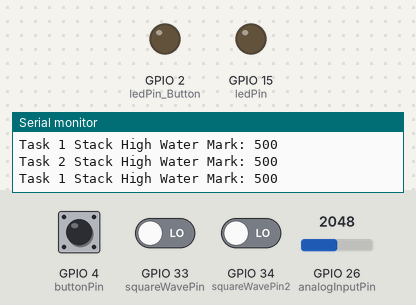
This sketch was run on a simulated ESP32. Parts: output pins drawn as LEDs (lit = HIGH), the last lines printed to the serial monitor. The test bench sets the inputs (shaded band); at power-on: GPIO 4 (buttonPin) HIGH, GPIO 26 (analogInputPin) = 2048, GPIO 33 (squareWavePin) LOW, GPIO 34 (squareWavePin2) LOW. Pins used as bus, display or sensor lines are not drawn.

Above: at 1.2 s.
1.3 s: GPIO 4 (buttonPin) pulled LOW for 0.15 s
At 2.7 s:
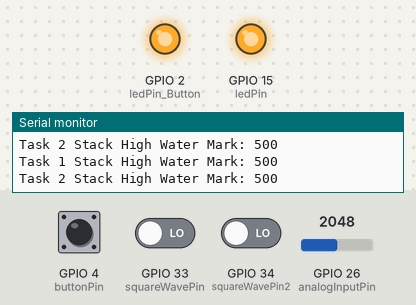
3.0 s: GPIO 26 (analogInputPin) set to 2005
At 3.8 s:
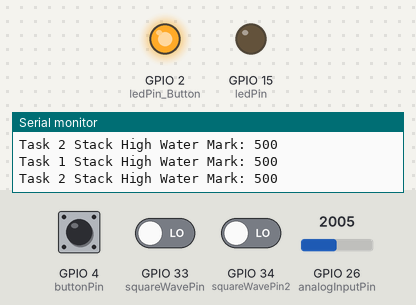
4.6 s: GPIO 26 (analogInputPin) set to 2866
At 5.1 s:
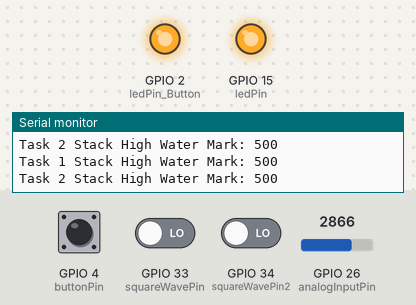
7.6 s: GPIO 4 (buttonPin) pulled LOW for 1 s
At 8.4 s:
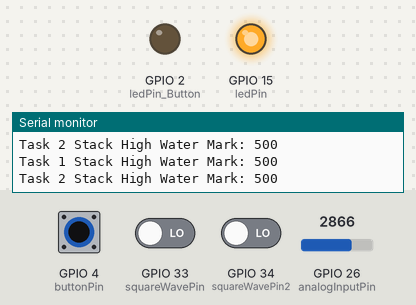
11.6 s: GPIO 26 (analogInputPin) set to 2047
At 14.1 s:
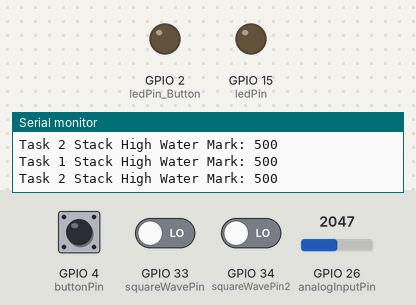
14.4 s: GPIO 4 (buttonPin) driven LOW and GPIO 33 (squareWavePin) driven HIGH
At 16.0 s:
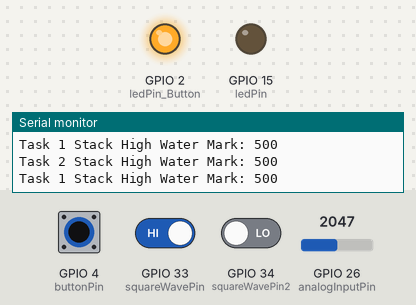
Timing chart, 0 to 17.5 s (numbered marks = the images above; inputs shaded):
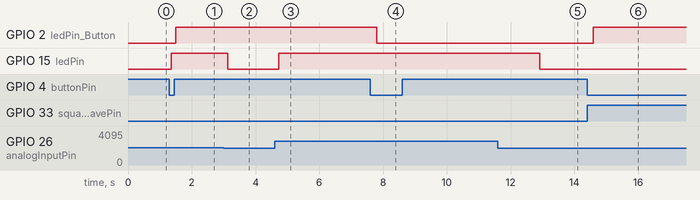

Measured:
- the behaviour switches between 2048 and 2047 on GPIO 26 (analogInputPin) (found by bisection; images 1 and 2)
- after the input at 1.3 s, GPIO 2 (ledPin_Button): LOW → HIGH after 0.20 s
- after the input at 3.0 s, GPIO 15 (ledPin): HIGH → LOW after 0.13 s
- after the input at 4.6 s, GPIO 15 (ledPin): LOW → HIGH after 0.13 s
- after the input at 7.6 s, GPIO 2 (ledPin_Button): HIGH → LOW after 0.19 s
- after the input at 11.6 s, GPIO 15 (ledPin): HIGH → LOW after 1.3 s
- after the input at 14.4 s, GPIO 2 (ledPin_Button): LOW → HIGH after 0.19 s

The sketch:

Code_Edition2.ino
```cpp
#include <Arduino.h>


// -----------------------Task1 -----------------------------------------
const int digitalSignalPin = 21; // Function1 Change this to the correct pin

// '''
// Perhaps a hardware timer can better solve Task1 tasks without consuming CPU
// '''

// -----------------------Task2-----------------------------------------
const int squareWavePin = 33; // GPIO pin for square wave input signal

// volatule: Their values need to be re-read from memory each time they are accessed, rather than using cached values.
volatile unsigned long firstEdgeTime = 0;
volatile unsigned long firstEdgeFlag = 0;
volatile unsigned long secondEdgeTime = 0;
volatile unsigned long secondEdgeFlag = 0;
volatile unsigned long hasCalculated = 0;

// A global variable used to store frequency1
// volatile int frequency = 0;

// Task2 Interrupts the service routine
void IRAM_ATTR onSquareWaveRisingEdge() {
    if (firstEdgeFlag == 0) {
        firstEdgeTime = micros();
        firstEdgeFlag = 1;
        hasCalculated++;
    }
    else if(firstEdgeFlag == 1 && secondEdgeFlag == 0){
        secondEdgeTime = micros();
        secondEdgeFlag = 1;
        hasCalculated++;
    }
}


// -----------------------Task3-----------------------------------------
const int squareWavePin2 = 34; // GPIO pin for square wave input signal
volatile unsigned int firstEdgeFlag2 = 0;
volatile unsigned int secondEdgeFlag2 = 0;

// Store the first and second rising edge time
volatile unsigned long firstEdgeTime2 = 0;
volatile unsigned long secondEdgeTime2 = 0;
volatile unsigned long hasCalculated2 = 0;
// A global variable used to store frequency2
// volatile int frequency2 = 0;
// Task3 Interrupts the service routine
void IRAM_ATTR onSquareWaveRisingEdge2() {
    if (firstEdgeFlag2 == 0) {
        firstEdgeTime2 = micros();
        firstEdgeFlag2 = 1;
        hasCalculated2++;
    } else if (firstEdgeFlag2 != 0 && secondEdgeFlag2 == 0) {
        secondEdgeTime2 = micros();
        secondEdgeFlag2 = 1;
        hasCalculated2++;
    }
}


// -----------------------Task4-----------------------------------------
const int analogInputPin = 26;
const int ledPin = 15;
float readings[10];
int readIndex = 0;
float total = 0;
float average = 0;


// -----------------------Task7-1-----------------------------------------
const int buttonPin = 4;


// -----------------------Task7-2-----------------------------------------
const int ledPin_Button = 2;


// -----------------------Task8-----------------------------------------
void CPU_work(int time) {
    volatile long endTime = millis() + time; // use volatile it needs to be re-read from memory each time they are accessed
    while(millis() < endTime) {
        // empty recurrent only use to delay the time
    }
}


// Global structure and semaphore for frequency storage
typedef struct {
  volatile int freqTask2;
  volatile int freqTask3;
} FrequencyData;
FrequencyData frequencyData;
SemaphoreHandle_t freqSemaphore;


// Setup Event queue  to handle for button press events
QueueHandle_t buttonPressEventQueue = NULL;


// Task function prototypes
void taskDigitalSignalOutput(void *pvParameters);
void taskMeasureFrequency2(void *pvParameters);
void taskMeasureFrequency3(void *pvParameters);
void taskSampleAnalogInput(void *pvParameters);
void taskLogInformation(void *pvParameters);
void taskMonitorPushButton(void *pvParameters);
void taskControlLED(void *pvParameters);
void taskCPULoad(void *pvParameters);


// -----------------------Setup: The Most Important Part in FreeRTOs-----------------------------------------
void setup(void) {
  Serial.begin(9600);

  pinMode(digitalSignalPin, OUTPUT);
  pinMode(squareWavePin, INPUT_PULLDOWN);
  pinMode(squareWavePin2, INPUT_PULLDOWN);
  pinMode(analogInputPin, INPUT);
  pinMode(ledPin, OUTPUT);
  pinMode(buttonPin, INPUT_PULLUP); // Assume that the key is grounded when pressed
  pinMode(ledPin_Button, OUTPUT);

  // Initial analog reading array
  for (int thisReading = 0; thisReading < 10; thisReading++) {
        readings[thisReading] = 0;
    }


  // Create the frequency data mutex
  freqSemaphore = xSemaphoreCreateMutex();

  // Create the button press event queue
  // buttonPressEventQueue = xQueueCreate(10, sizeof(bool));
  buttonPressEventQueue = xQueueCreate(10, sizeof(bool)); // create a queue that contain 10 variables
    if (buttonPressEventQueue == NULL) {
        Serial.println("Error creating the queue");
    }


  // Create tasks
  xTaskCreate(taskDigitalSignalOutput, "DigitalOutput", 4096, NULL, 1, NULL); // Task1 the priority of Task1 can't higner than other
  xTaskCreate(taskMeasureFrequency2, "MeasureFreq2", 4096, NULL, 2, NULL);    // Task2
  xTaskCreate(taskMeasureFrequency3, "MeasureFreq3", 4096, NULL, 2, NULL);    // Task3
  xTaskCreate(taskSampleAnalogInput, "AnalogInput", 2048, NULL, 2, NULL);     // Task4
  xTaskCreate(taskLogInformation, "LogInfo", 2048, NULL, 2, NULL);            // Task5
  xTaskCreate(taskMonitorPushButton, "MonitorButton", 2048, NULL, 2, NULL);   // Task7-1
  xTaskCreate(taskControlLED, "ControlLED", 2048, NULL, 2, NULL);             // Task7-2
  xTaskCreate(taskCPULoad, "CPULoad", 1024, NULL, 1, NULL);                   // Task8


}


void loop() {
  // In FreeRTOS, loop() is usually empty.
}


// -------------------- FreeRTOS task implementations ------------------------------

// Task1
void taskDigitalSignalOutput(void *pvParameters) {

  // Gets the start time of the current task, which is used as a reference point for subsequent periodic execution
  TickType_t xLastWakeTime = xTaskGetTickCount();
  UBaseType_t uxHighWaterMark;

  // This task should never return, so it's enclosed in an infinite loop
  for (;;) {
    // Turn the digital signal HIGH for 180μs
    digitalWrite(digitalSignalPin, HIGH);
    delayMicroseconds(180);  // Directly delay for microseconds

    // Turn the signal LOW for 40μs
    digitalWrite(digitalSignalPin, LOW);
    delayMicroseconds(40);

    // Turn the signal HIGH again for 530μs
    digitalWrite(digitalSignalPin, HIGH);
    delayMicroseconds(530);

    // Finally, turn the signal LOW for 3.25ms
    digitalWrite(digitalSignalPin, LOW);
    delayMicroseconds(3250);

    // Task stack size test
    uxHighWaterMark = uxTaskGetStackHighWaterMark(NULL);
    Serial.print("Task 1 Stack High Water Mark: ");
    Serial.println(uxHighWaterMark);

    vTaskDelayUntil(&xLastWakeTime, pdMS_TO_TICKS(4));// Make the task wait until the next 4ms cycle arrives
  }
}


// Task2
// If the sampling period does not match the signal frequency, it may lead to inconsistencies in edge counts, which in turn will affect the measurement accuracy of the frequency.

void taskMeasureFrequency2(void *pvParameters) {
    attachInterrupt(digitalPinToInterrupt(squareWavePin), onSquareWaveRisingEdge, RISING);
    UBaseType_t uxHighWaterMark;

    // create mutex semaphore
    freqSemaphore = xSemaphoreCreateMutex();

    TickType_t xLastWakeTime = xTaskGetTickCount();
    const TickType_t xFrequencyMeasurePeriod = pdMS_TO_TICKS(20);// 20ms period

    unsigned long tempFrequency;
    unsigned long duration;
    while(1) {
        // stack test
        uxHighWaterMark = uxTaskGetStackHighWaterMark(NULL);
        Serial.print("Task 2 Stack High Water Mark: ");
        Serial.println(uxHighWaterMark);

        vTaskDelayUntil(&xLastWakeTime, xFrequencyMeasurePeriod);
        hasCalculated = 0;
        if (firstEdgeFlag > 0 && secondEdgeFlag > 0 && hasCalculated<=2) {
            xSemaphoreTake(freqSemaphore, portMAX_DELAY);//Gets a mutually exclusive semaphore for secure access to the shared resource

            duration = secondEdgeTime - firstEdgeTime;
            tempFrequency = 1000000 / duration; // calculate the frequency

            if (tempFrequency >= 333 && tempFrequency <= 1000) {
                frequencyData.freqTask2 = tempFrequency;
            }
            else if (tempFrequency < 333 ){
                frequencyData.freqTask2 = 0;
            }
            else if (tempFrequency > 1000 ){
                frequencyData.freqTask2 = 999;
            }
            // Reset the timestamp for the next measurement
            firstEdgeTime = 0;
            secondEdgeTime = 0;
            firstEdgeFlag = 0;
            secondEdgeFlag = 0;
            xSemaphoreGive(freqSemaphore);//Release a mutex semaphore to allow other tasks or interrupt access to a shared resource
        } else {
            frequencyData.freqTask2 = 0;
        }
    }
}


// Task3
void taskMeasureFrequency3(void *pvParameters) {

    // create the mutex semaphore
    freqSemaphore = xSemaphoreCreateMutex();
    // UBaseType_t uxHighWaterMark;

    TickType_t xLastWakeTime = xTaskGetTickCount();
    const TickType_t xFrequencyMeasurePeriod = pdMS_TO_TICKS(8); // 8ms period
    unsigned long tempFrequency2;

    while(1) {
        // uxHighWaterMark = uxTaskGetStackHighWaterMark(NULL);
        // Serial.print("Task 3 Stack High Water Mark: ");
        // Serial.println(uxHighWaterMark);
        vTaskDelayUntil(&xLastWakeTime, xFrequencyMeasurePeriod);
        hasCalculated2 = 0;

        attachInterrupt(digitalPinToInterrupt(squareWavePin2), onSquareWaveRisingEdge2, RISING);
        if (firstEdgeFlag2 > 0 && secondEdgeFlag2 > 0 && hasCalculated2<=2) {
            xSemaphoreTake(freqSemaphore, portMAX_DELAY);

            unsigned long duration = secondEdgeTime2 - firstEdgeTime2;
            tempFrequency2 = 1000000 / duration;

            // Check the frequency is between 500Hz and 1000Hz
            if (tempFrequency2 >= 333 && tempFrequency2 <= 1000) {
                frequencyData.freqTask3 = tempFrequency2;
            }
            else if (tempFrequency2 < 333 ){
                frequencyData.freqTask3 = 0;
            }
            else if (tempFrequency2 > 1000 ){
                frequencyData.freqTask3 = 999;
            }
            // Reset the timestamp for the next measurement
            firstEdgeTime2 = 0;
            secondEdgeTime2 = 0;
            firstEdgeFlag2 = 0;
            secondEdgeFlag2 = 0;
            xSemaphoreGive(freqSemaphore);

        } else {
            frequencyData.freqTask3 = 0;
        }
    }
}


// Task4
void taskSampleAnalogInput(void *pvParameters) {
    // UBaseType_t uxHighWaterMark;
    TickType_t xLastWakeTime = xTaskGetTickCount();
    const TickType_t xFrequencyMeasurePeriod = pdMS_TO_TICKS(20);

    while(1) {
        // uxHighWaterMark = uxTaskGetStackHighWaterMark(NULL);
        // Serial.print("Task 4 Stack High Water Mark: ");
        // Serial.println(uxHighWaterMark);
        vTaskDelayUntil(&xLastWakeTime, xFrequencyMeasurePeriod);

        // Subtract the last reading from the array
        total = total - readings[readIndex];

        // read analog input
        readings[readIndex] = analogRead(analogInputPin);

        // plus the new reading into total counter
        total = total + readings[readIndex];

        // move to next position
        readIndex = readIndex + 1;

        // resetup the array when count to 10
        if (readIndex >= 10) {
            readIndex = 0;
        }

        // calculate the average
        average = total / 10;

        if (average > 4095 / 2) {
            digitalWrite(ledPin, HIGH);
        } else {
            digitalWrite(ledPin, LOW);
        }
    }
}


// Task5
void taskLogInformation(void *pvParameters) {
    // UBaseType_t uxHighWaterMark;
    TickType_t xLastWakeTime = xTaskGetTickCount();
    const TickType_t xLogPeriod = pdMS_TO_TICKS(200); // 200ms

    while (1) {
        // uxHighWaterMark = uxTaskGetStackHighWaterMark(NULL);
        // Serial.print("Task 5 Stack High Water Mark: ");
        // Serial.println(uxHighWaterMark);
        vTaskDelayUntil(&xLastWakeTime, xLogPeriod);

        int localFrequency1, localFrequency2;

        // Use Mutex semaphore to protect the frequency calculated from task 2 & 3
        xSemaphoreTake(freqSemaphore, portMAX_DELAY);
        localFrequency1 = frequencyData.freqTask2; // The frequency test from Task2
        localFrequency2 = frequencyData.freqTask3; // The frequency test from Task3
        xSemaphoreGive(freqSemaphore);

        // Scale and limit frequency values
        localFrequency1 = (localFrequency1 - 333) * (100 - 0) / (1000 - 333);
        localFrequency1 = max(0, min(99, localFrequency1));

        localFrequency2 = (localFrequency2 - 500) * (100 - 0) / (1000 - 500);
        localFrequency2 = max(0, min(99, localFrequency2));


        // if(localFrequency1==0){
        //   Serial.printf("Frequency1 equals to 0 or out of range\n");
        // }

        // if(localFrequency1==99){
        //   Serial.printf("Frequency1 equals to 99 or out of range\n");
        // }

        // if(localFrequency2==0){
        //   Serial.printf("Frequency2 equals to 0 or out of range\n");
        // }

        // if(localFrequency2==99){
        //   Serial.printf("Frequency2 equals to 99 or out of range\n");
        // }


        // Serial.printf("Frequency1 and Frequency2 are %d,%d\n", localFrequency1, localFrequency2);
    }
}

// Task7-1
volatile unsigned long buttonPressTime = 0;

void taskMonitorPushButton(void *pvParameters) {
    // UBaseType_t uxHighWaterMark;
    int lastButtonState = HIGH;
    int currentButtonState = lastButtonState;
    unsigned long lastDebounceTime = 0;
    unsigned long debounceDelay = 50;

    while (1) {
        // uxHighWaterMark = uxTaskGetStackHighWaterMark(NULL);
        // Serial.print("Task 7-1 Stack High Water Mark: ");
        // Serial.println(uxHighWaterMark);
        int reading = digitalRead(buttonPin);

        if (reading != lastButtonState) {
            lastDebounceTime = millis();
        }

        if ((millis() - lastDebounceTime) > debounceDelay) {
            if (reading != currentButtonState) {
                currentButtonState = reading;

                if (currentButtonState == LOW) {
                    buttonPressTime = micros();
                    bool pushButtonPressed = true;
                    xQueueSend(buttonPressEventQueue, &pushButtonPressed, portMAX_DELAY);
                }
            }
        }

        lastButtonState = reading;
        vTaskDelay(10 / portTICK_PERIOD_MS);
    }
}


// Task7-2
void taskControlLED(void *pvParameters) {
    // UBaseType_t uxHighWaterMark;
    bool receivedSignal;
    unsigned long ledToggleTime = 0;
    unsigned long responseTime = 0;

    while (1) {
        // uxHighWaterMark = uxTaskGetStackHighWaterMark(NULL);
        // Serial.print("Task 7-2 Stack High Water Mark: ");
        // Serial.println(uxHighWaterMark);
        if (xQueueReceive(buttonPressEventQueue, &receivedSignal, portMAX_DELAY) == pdPASS) {
            digitalWrite(ledPin_Button, !digitalRead(ledPin_Button));
            ledToggleTime = micros(); // Record the timestamp of the LED switch
            responseTime = ledToggleTime - buttonPressTime; // Calculated response time
            Serial.print("Response time: ");
            Serial.println(responseTime);
        }
    }
}


// Task8
void taskCPULoad(void *pvParameters) {
    // UBaseType_t uxHighWaterMark;
    TickType_t xLastWakeTime = xTaskGetTickCount();
    const TickType_t xPeriod = pdMS_TO_TICKS(20); // 20ms

    while (1) {
        // uxHighWaterMark = uxTaskGetStackHighWaterMark(NULL);
        // Serial.print("Task 8 Stack High Water Mark: ");
        // Serial.println(uxHighWaterMark);
        CPU_work(2);

        vTaskDelayUntil(&xLastWakeTime, xPeriod);
    }
}
```
